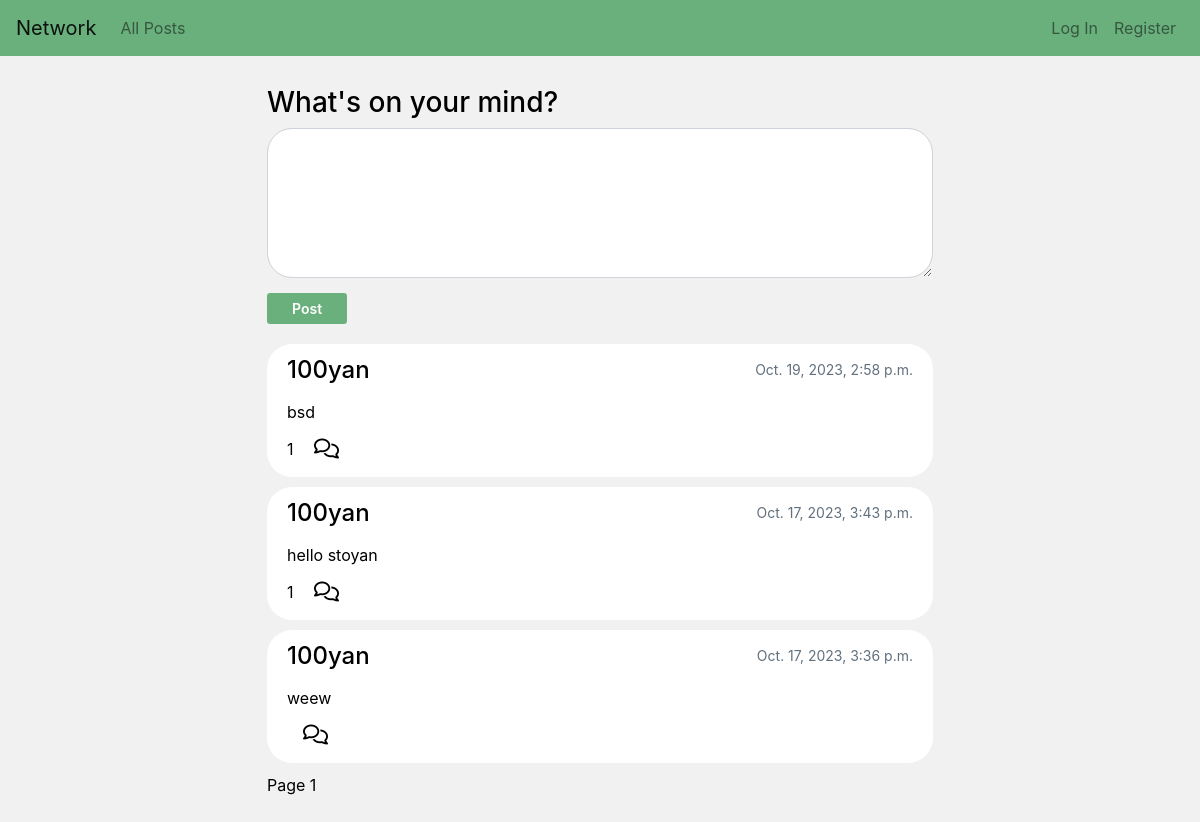
The page / on the database its author committed.
### network/models.py (models this page shows, shortened)
class Post(models.Model):
    author = models.ForeignKey(User, on_delete=models.CASCADE)
    post = models.CharField(max_length=400)
    timestamp = models.DateTimeField(auto_now_add=True, blank=True)
    likes = models.ManyToManyField(User, related_name="liked_posts", default=0)
    def likes_count(self) -> int:
        return self.likes.all().count()

class User(AbstractUser):
    following = models.ManyToManyField('self', related_name='followers', blank=True)
    birthday = models.DateField(blank=True, null=True)
    nationality = CountryField(null=True)
    profile_pic = models.ImageField(upload_to="profile_pics", default='profile_pics/default.png')
    description = models.TextField(max_length=600, null=True)
    followed_by = models.IntegerField(blank=True, null=True, default=0)

### network/views.py (the view)
# urls.py: path("", views.index, name="index"),
def index(request):
    if request.method == "POST":
        form = PostForm(request.POST)
        if form.is_valid():
            new_post = form.cleaned_data['post']
            user = User.objects.get(id=request.user.id)
            Post.objects.create(author=user, post=new_post)
    post_list = Post.objects.all().order_by('-timestamp')
    p = Paginator(post_list, 10)
    page = request.GET.get('page')
    posts = p.get_page(page)
    context = {
        'create_post': PostForm,
        'posts': posts,
        'add_comment': CommentForm,
        'all_comments': Comment.objects.all().order_by("-timestamp")
    }
    return render(request, "network/index.html", context)

### network/templates/network/index.html (shortened to what this page needs)
{% extends "network/layout.html" %}
{% block body %}
    <div class="container">
        <div class="home">
            <div class="form">
                <h3>What's on your mind?</h3>
                <form method="POST">
                    {{ create_post }}
                    <input type="submit" class='btn btn-sm btn-primary' name="new_post" value="Post">
                </form>
            </div>
            {% include "network/content.html" %}
{% endblock %}

### network/templates/network/content.html (shortened to what this page needs)
{% if posts %}
    {% for post in posts %}
    <div class="single-post">
        <div class="post-contents">
            <div class="post-heading">
                <a id='author' href="{% url 'user' id=post.author.id %}">{{ post.author }}</a>
                <p>{{ post.timestamp }}</p>
            </div>
            <div id="post-text">{{post.post}}</div>
            <div class="interactions">
                <div class="interaction-left">
                    {% if post.likes_count > 0 %}
                        <span id="num-likes">{{ post.likes_count }}</span>
                    {% else %}
                        <span id="num-likes" hidden>{{ post.likes_count }}</span>
                    {% endif %}
                    <button id="comment" class="interaction"><i class="fa-regular fa-comments fa-lg"></i></button>
                </div>
            </div>
        </div>
    </div>
    {% endfor %}
{% endif %}
Page {{ posts.number }}

### network/static/network/styles.css (style rules this page uses)
body { background-color: #f1f1f1; color: black; }
a:any-link { color: black; }
.btn-primary { padding: 5px 25px; background-color: #6AB07D; font-weight: 600; border: none; }
#like, #comment, #edit { border: none; background-color: transparent; }
#comment { margin-left: 10px; }
#new-post { padding: 15px; background-color: #ffffff; }
.container { margin: 30px auto; }
.form { margin-bottom: 20px; }
.form form .form-control { border-radius: 25px; height: 150px; margin-bottom: 15px; }
.home { margin: auto; max-width: 60%; }
.single-post { background-color: #ffffff; border-radius: 25px; padding: 8px 20px 15px; margin-bottom: 10px; }
.post-contents .post-heading { display: flex; justify-content: space-between; margin-bottom: 12px; }
#post-text { margin-bottom: 12px; text-wrap: wrap; word-wrap: break-word; }
#author { font-size: 24px; font-weight: 500; }
.post-heading p { font-size: 14px; color: #62707e; line-height:36px; padding: 0; margin: 0; vertical-align: middle; }
.interactions { display: flex; justify-content: space-between; }
.interaction-left { display: block; }

### rows shown on the page
Post: author "100yan", timestamp "Oct. 19, 2023, 2:58 p.m.", post "bsd", likes_count "1"
Post: author "100yan", timestamp "Oct. 17, 2023, 3:43 p.m.", post "hello stoyan", likes_count "1"
Post: author "100yan", timestamp "Oct. 17, 2023, 3:36 p.m.", post "weew"

### other values the page prints
{{ posts.number }} "1"
